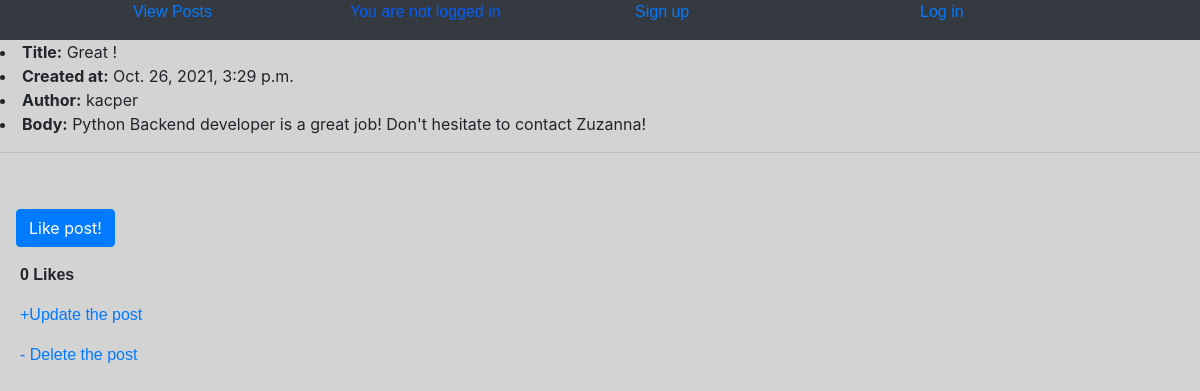
Screenshot of /post/9/ with the database file from the repository.
### posts/models.py (models this page shows, shortened)
class Post(models.Model):
    title = models.CharField(max_length = 100)
    body = models.TextField()
    created_at = models.DateTimeField(auto_now_add=True)
    author = models.ForeignKey(User,on_delete = models.CASCADE)
    likes = models.ManyToManyField(User, related_name="post_like", blank=True)
    def number_of_likes(self):
        return self.likes.count()
    class Meta:
        ordering = ('-created_at',)

### posts/views.py (the view)
# urls.py: path('post/<int:pk>/', PostDetailView.as_view(), name='post_detail'),
class PostDetailView(DetailView):
    model = Post
    template_name = 'posts/post_detail.html'
    def get_context_data(self, **kwargs):
        context = super().get_context_data(**kwargs)
        likes_connected = get_object_or_404(Post, id=self.kwargs['pk'])
        context['number_of_likes'] = likes_connected.number_of_likes()
        return context

### posts/templates/posts/post_detail.html (shortened to what this page needs)
{% extends 'base.html' %}
{% block content %}
<div class="containter">
    <li> <strong>Title:</strong> {{ post.title}}</li>
    <li><strong>Created at:</strong> {{ post.created_at }}</li>
    <li><strong>Author:</strong> {{ post.author }}</li>
    <li> <strong>Body:</strong> {{ post.body }}</li>
</div>
<hr>
<br>
<p>
<form action="{% url 'post_like' pk=post.id %}" method="post">
    <button type="submit" name="post-id" value="{{post.id}}" class="btn btn-primary ml-3"> Like post!
    </button>
</form>
</p>
<p><strong>{{ number_of_likes }} Likes </strong></p>
<p><a href="{% url 'post_edit' post.pk %}">+Update  the post </a></p>
<p><a href="{% url 'post_delete' post.pk %}">- Delete the post</a></p>
{% endblock content %}

### templates/base.html (style rules this page uses)
p { text-align: left; font-family: Arial, Helvetica, sans-serif; margin-left: 20px; }

### rows the page displays
Post: title "Great !", created_at "Oct. 26, 2021, 3:29 p.m.", author "kacper", body "Python Backend developer is a great job! Don't hesitate to contact Zuzanna!"

### other values shown
{{ number_of_likes }} "0"
